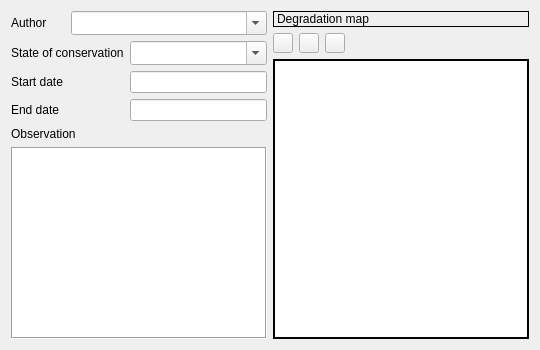
       <widget class="QWidget" name="tabWidgetPage1">
        <attribute name="icon">
         <iconset resource="../../resources/resources.qrc">
          <normaloff>:/icons/pottery.png</normaloff>:/icons/pottery.png</iconset>
        </attribute>
        <attribute name="title">
         <string>General information</string>
        </attribute>
        <layout class="QGridLayout" name="gridLayout_12">
         <item row="0" column="0">
          <widget class="QLabel" name="label_2">
           <property name="text">
            <string>Author</string>
           </property>
          </widget>
         </item>
         <item row="0" column="1" colspan="2">
          <widget class="QComboBox" name="comboBox_author">
           <property name="font">
            <font>
             <family>Open Sans</family>
             <pointsize>8</pointsize>
             <weight>50</weight>
             <bold>false</bold>
            </font>
           </property>
           <property name="editable">
            <bool>true</bool>
           </property>
          </widget>
         </item>
         <item row="0" column="3" rowspan="6">
          <layout class="QGridLayout" name="gridLayout_7">
           <item row="0" column="0" colspan="5">
            <widget class="QLabel" name="label_12">
             <property name="frameShape">
              <enum>QFrame::Panel</enum>
             </property>
             <property name="text">
              <string>Degradation map</string>
             </property>
            </widget>
           </item>
           <item row="3" column="0" colspan="5">
            <widget class="QListWidget" name="iconListWidget">
             <property name="maximumSize">
              <size>
               <width>500</width>
               <height>16777215</height>
              </size>
             </property>
             <property name="frameShape">
              <enum>QFrame::WinPanel</enum>
             </property>
             <property name="frameShadow">
              <enum>QFrame::Plain</enum>
             </property>
             <property name="showDropIndicator" stdset="0">
              <bool>true</bool>
             </property>
             <property name="dragEnabled">
              <bool>true</bool>
             </property>
             <property name="dragDropOverwriteMode">
              <bool>true</bool>
             </property>
             <property name="dragDropMode">
              <enum>QAbstractItemView::DragDrop</enum>
             </property>
             <property name="defaultDropAction">
              <enum>Qt::IgnoreAction</enum>
             </property>
             <property name="movement">
              <enum>QListView::Snap</enum>
             </property>
             <property name="isWrapping" stdset="0">
              <bool>true</bool>
             </property>
             <property name="resizeMode">
              <enum>QListView::Adjust</enum>
             </property>
             <property name="viewMode">
              <enum>QListView::IconMode</enum>
             </property>
             <property name="uniformItemSizes">
              <bool>true</bool>
             </property>
             <property name="wordWrap">
              <bool>true</bool>
             </property>
             <property name="selectionRectVisible">
              <bool>true</bool>
             </property>
             <property name="sortingEnabled">
              <bool>true</bool>
             </property>
            </widget>
           </item>
           <item row="1" column="1">
            <widget class="QPushButton" name="pushButton_assigntags">
             <property name="sizePolicy">
              <sizepolicy hsizetype="Expanding" vsizetype="Fixed">
               <horstretch>0</horstretch>
               <verstretch>0</verstretch>
              </sizepolicy>
             </property>
             <property name="maximumSize">
              <size>
               <width>20</width>
               <height>20</height>
              </size>
             </property>
             <property name="text">
              <string/>
             </property>
             <property name="icon">
              <iconset resource="../../resources/resources.qrc">
               <normaloff>:/icons/add_tag.png</normaloff>:/icons/add_tag.png</iconset>
             </property>
            </widget>
           </item>
           <item row="1" column="0">
            <widget class="QPushButton" name="pushButton_all_images">
             <property name="sizePolicy">
              <sizepolicy hsizetype="Expanding" vsizetype="Fixed">
               <horstretch>0</horstretch>
               <verstretch>0</verstretch>
              </sizepolicy>
             </property>
             <property name="maximumSize">
              <size>
               <width>20</width>
               <height>20</height>
              </size>
             </property>
             <property name="icon">
              <iconset resource="../../resources/resources.qrc">
               <normaloff>:/icons/photo2.png</normaloff>:/icons/photo2.png</iconset>
             </property>
            </widget>
           </item>
           <item row="1" column="2">
            <widget class="QPushButton" name="pushButton_removetags">
             <property name="sizePolicy">
              <sizepolicy hsizetype="Expanding" vsizetype="Fixed">
               <horstretch>0</horstretch>
               <verstretch>0</verstretch>
              </sizepolicy>
             </property>
             <property name="maximumSize">
              <size>
               <width>20</width>
               <height>20</height>
              </size>
             </property>
             <property name="icon">
              <iconset resource="../../resources/resources.qrc">
               <normaloff>:/icons/remove_tag.png</normaloff>:/icons/remove_tag.png</iconset>
             </property>
            </widget>
           </item>
          </layout>
         </item>
         <item row="1" column="0" colspan="2">
          <widget class="QLabel" name="label_3">
           <property name="text">
            <string>State of conservation</string>
           </property>
          </widget>
         </item>
         <item row="1" column="2">
          <widget class="QComboBox" name="comboBox_st_conservation">
           <property name="font">
            <font>
             <family>Open Sans</family>
             <pointsize>8</pointsize>
             <weight>50</weight>
             <bold>false</bold>
            </font>
           </property>
           <property name="editable">
            <bool>true</bool>
           </property>
           <item>
            <property name="text">
             <string/>
            </property>
           </item>
           <item>
            <property name="text">
             <string>Good</string>
            </property>
           </item>
           <item>
            <property name="text">
             <string>Bad</string>
            </property>
           </item>
           <item>
            <property name="text">
             <string>Intermediate</string>
            </property>
           </item>
          </widget>
         </item>
         <item row="2" column="0">
          <widget class="QLabel" name="label_4">
           <property name="text">
            <string>Start date</string>
           </property>
          </widget>
         </item>
         <item row="3" column="0">
          <widget class="QLabel" name="label_5">
           <property name="text">
            <string>End date</string>
           </property>
          </widget>
         </item>
         <item row="4" column="0" colspan="2">
          <widget class="QLabel" name="label_6">
           <property name="text">
            <string>Observation</string>
           </property>
          </widget>
         </item>
         <item row="5" column="0" colspan="3">
          <widget class="QTextEdit" name="textEdit_observation">
           <property name="font">
            <font>
             <family>Open Sans</family>
             <pointsize>8</pointsize>
             <weight>50</weight>
             <bold>false</bold>
            </font>
           </property>
           <property name="frameShape">
            <enum>QFrame::Box</enum>
           </property>
           <property name="autoFormatting">
            <set>QTextEdit::AutoAll</set>
           </property>
           <property name="overwriteMode">
            <bool>true</bool>
           </property>
           <property name="tabStopDistance">
            <double>80.000000000000000</double>
           </property>
          </widget>
         </item>
         <item row="2" column="2">
          <widget class="QLineEdit" name="dateEdit_start">
           <property name="clearButtonEnabled">
            <bool>false</bool>
           </property>
          </widget>
         </item>
         <item row="3" column="2">
          <widget class="QLineEdit" name="dateEdit_end"/>
         </item>
        </layout>
       </widget>
